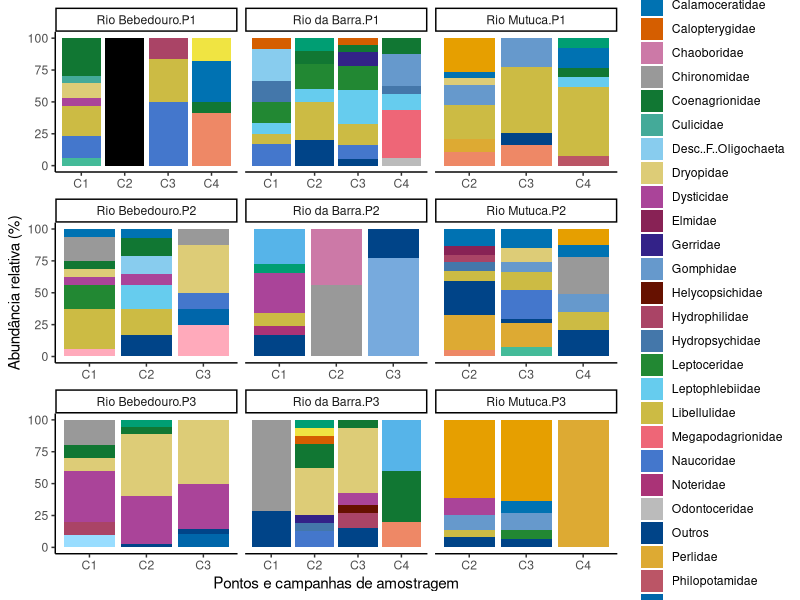

Recreate this plot in R.
# Próximos passos
## 1. Fazer gráfico de abundância relativa para família
## 3. Renomear as campanhas e o nome dos pontos 
##### Ex.Rio Bebedouro - RBE - Campanha 1 - C1 


library(tidyverse)
install.packages("colorspace")
library(colorspace)


cores_50_cb <- c(
  "#000000", "#E69F00", "#56B4E9", "#009E73", "#F0E442",
  "#0072B2", "#D55E00", "#CC79A7", "#999999", "#117733",
  "#44AA99", "#88CCEE", "#DDCC77", "#AA4499", "#882255",
  "#332288", "#6699CC", "#661100", "#AA4466", "#4477AA",
  "#228833", "#66CCEE", "#CCBB44", "#EE6677", "#4477CC",
  "#AA3377", "#BBBBBB", "#004488", "#DDAA33", "#BB5566",
  "#0066AA", "#77AADD", "#EE8866", "#FFAABB", "#99DDFF",
  "#44BB99", "#BBCC33", "#AAAA00", "#DDDDDD", "#555555",
  "#774411", "#33AA55", "#AA7733", "#3377AA", "#77AA33",
  "#DD4477", "#44AADD", "#999933", "#CC6677", "#88AA99"
)


df <- read.csv("dados/processado/matriz_comunidades_familia_imaturo_largo.csv")

taxa <- colnames(df)[-(1:4)]

df_long <- df %>% 
  pivot_longer(
    cols = taxa,
    names_to = "familia",
    values_to = "Abundancia"
  ) %>%
  filter(metodo == "D Net") %>%
  group_by(campanha, rio, trecho) %>%   # ← rio precisa estar aqui
  mutate(
    abundancia_total = sum(Abundancia),
    abundancia_relativa = Abundancia / abundancia_total * 100,
    familia = if_else(abundancia_relativa <= 5, "Outros", familia)
  ) %>%
  group_by(campanha, rio, trecho, familia) %>%
  summarise(
    abundancia_relativa = sum(abundancia_relativa),
    .groups = "drop"
  ) %>%
  mutate(
    campanha = case_when(
      campanha == "campanha_1" ~ "C1",
      campanha == "campanha_2" ~ "C2",
      campanha == "campanha_3" ~ "C3",
      campanha == "campanha_4" ~ "C4"
    ),
    rio = case_when(
      rio == "rio_bebedouro" ~ "Rio Bebedouro",
      rio == "rio_da_barra" ~ "Rio da Barra",
      rio == "rio_mutuca" ~ "Rio Mutuca"
    ),
    trecho = case_when(
      trecho == "RioBebedouro-P1" ~ "P1",
      trecho == "RioBebedouro-P2" ~ "P2",
      trecho == "RioBebedouro-P3" ~ "P3",
      trecho == "RiodaBarra-P1/2" ~ "P1",
      trecho == "RiodaBarra-P2" ~ "P2",
      trecho == "RiodaBarra-P3" ~ "P3",
      trecho == "RioMutuca-P1" ~ "P1",
      trecho == "RioMutuca-P2" ~ "P2",
      trecho == "RioMutuca-P3" ~ "P3"
    ),
    rio = fct_relevel(
      rio,
      c("Rio Bebedouro", "Rio da Barra", "Rio Mutuca")
    ),
    etiqueta = campanha,
    familia = as.factor(familia)
  )

plot <-
  ggplot(
    df_long, 
    aes(
      x = etiqueta,
      y = abundancia_relativa, 
      fill = familia
    )
  ) +
  geom_bar(stat = "identity") +
  facet_wrap(~ interaction(rio, trecho), scales = "free_x") +
  theme_classic() +
  scale_fill_manual(values = cores_50_cb) +
  guides(fill = guide_legend(ncol = 1)) +
  labs(
    x = "Pontos e campanhas de amostragem",
    y = "Abundância relativa (%)",
    fill = "Taxons"
  )


   #%>%
  # mutate(
  #   estrato = fct_relevel(
  #     estrato,
  #     c("praia_superior", "meio", "oceano_inferior")
  #   ),
  #   Especie = fct_relevel(
  #     Especie,
  #     c("ourico", "ofiuridio", "pepino", "satelite" )
  #   ),
    # eixo = interaction(estrato, ponto, replica, sep = "_"),
    # ponto = fct_relevel(
    #   ponto,
    #   c("direita", "esquerda")
    # )
  # ) %>%
  # mutate(
  #   eixo = factor(eixo, levels = unique(eixo)
  #   )
  # ) %>% 
  # mutate(
  #   estrato = fct_recode(
  #     estrato,
  #     "Superior" = "praia_superior",
  #     "Intermediário" = "meio",
  #     "Inferior" = "oceano_inferior",
  #   ),
  #   ponto = fct_recode(
  #     ponto,
  #     "Leste" = "direita",
  #     "Oeste" = "esquerda"
  #   ),
  #   Especie = fct_recode(
  #     Especie,
  #     "Eucidaris tribuloides" = "satelite",
  #     "Echinometra lucunter" = "ourico",
  #     "Desc. em Ophiuroidea" = "ofiuridio",
  #     "Holothuria grisea" = "pepino"
  #   ),
  #   label = interaction(ponto, replica, sep = " ")
  # )
